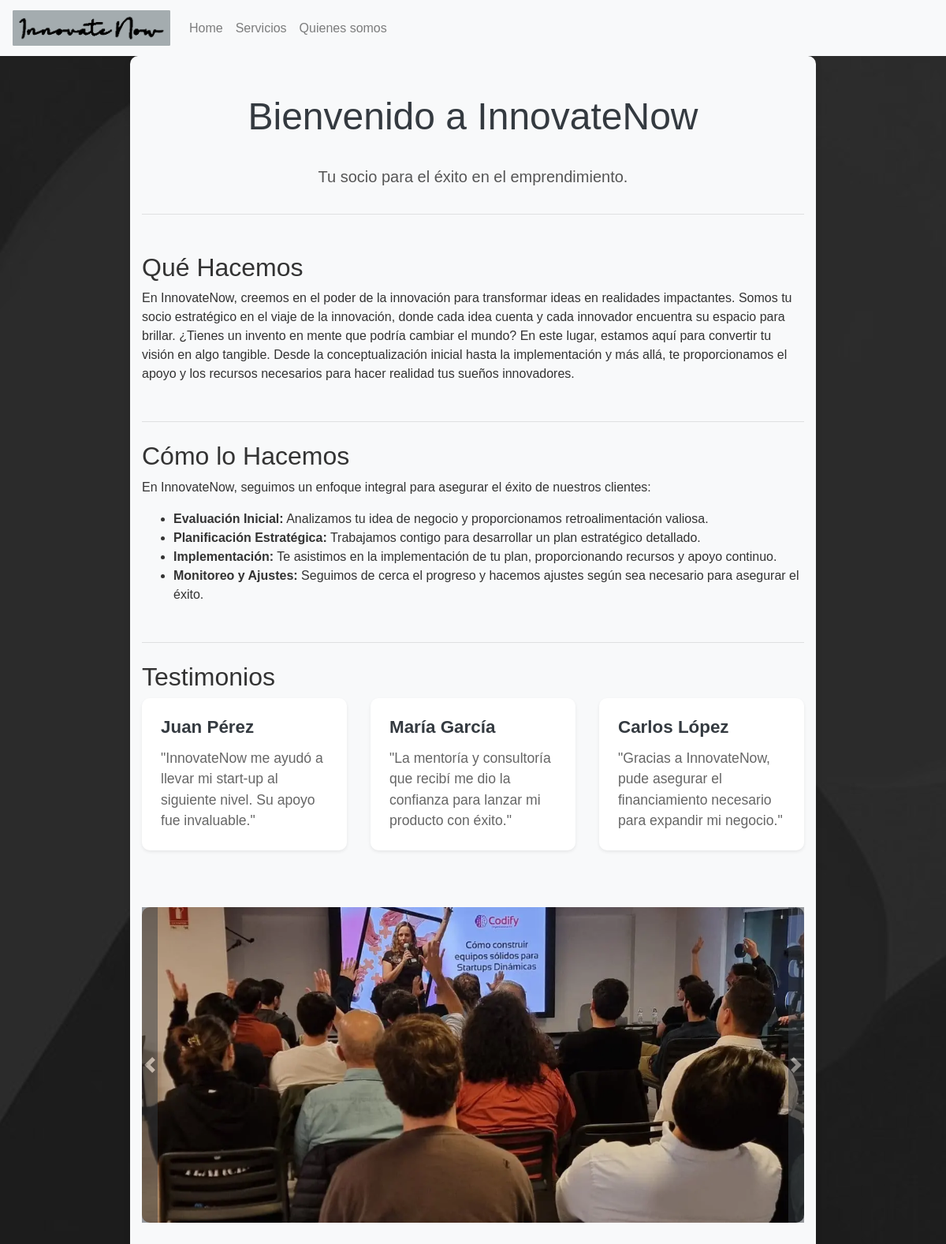
The page / on the database its author committed.
### core/models.py (models this page shows, shortened)
class NavbarItem(models.Model):
    name = models.CharField(max_length=100)
    url = models.CharField(max_length=100)

### core/views.py (the view)
# urls.py: path('', views.home, name='home'),
def home(request):
    navbar_items = NavbarItem.objects.all()
    return render(request, 'core/home.html', {'navbar_items': navbar_items})

### core/templates/core/home.html (shortened to what this page needs)
<!DOCTYPE html>
<html lang="es">
<head>
    <link rel="stylesheet" href="https://stackpath.bootstrapcdn.com/bootstrap/4.5.2/css/bootstrap.min.css">
    {% load static %}
    <link rel="stylesheet" href="{% static 'css/styles1.css' %}">
</head>
<body>
    <nav class="navbar navbar-expand-lg navbar-light bg-light">
        <a class="navbar-brand" href="{% url 'home' %}"><img src="{% static 'img/logo-InnovateNow.png' %}" alt="Logo_empresa" width="200px"></a>
        <div class="collapse navbar-collapse" id="navbarNav">
            <ul class="navbar-nav">
                {% for item in navbar_items %}
                <li class="nav-item">
                    <a class="nav-link" href="{{ item.url }}">{{ item.name }}</a>
                </li>
                {% endfor %}
            </ul>
        </div>
    </nav>
    <div class="container" style="font-family:'Gill Sans', 'Gill Sans MT', Calibri, 'Trebuchet MS', sans-serif">
<div class="jumbotron jumbotron-fluid">
    <div class="container">
        <h1 class="display-4">Bienvenido a InnovateNow</h1>
        <p class="lead">Tu socio para el éxito en el emprendimiento.</p>
        <hr class="my-4">
    </div>
    <div class="container my-5">
        <h2>Qué Hacemos</h2>
        <p>En InnovateNow, creemos en el poder de la innovación para transformar ideas en realidades impactantes. Somos tu socio estratégico en el viaje de la innovación, donde cada idea cuenta y cada innovador encuentra su espacio para brillar.
            ¿Tienes un invento en mente que podría cambiar el mundo? En este lugar, estamos aquí para convertir tu visión en algo tangible. Desde la conceptualización inicial hasta la implementación y más allá, te proporcionamos el apoyo y los recursos necesarios para hacer realidad tus sueños innovadores.</p>
    </div>
    <div class="container my-5">
        <hr class="my-4">
        <h2>Cómo lo Hacemos</h2>
        <p>En InnovateNow, seguimos un enfoque integral para asegurar el éxito de nuestros clientes:</p>
        <ul>
            <li><strong>Evaluación Inicial:</strong> Analizamos tu idea de negocio y proporcionamos retroalimentación valiosa.</li>
            <li><strong>Planificación Estratégica:</strong> Trabajamos contigo para desarrollar un plan estratégico detallado.</li>
            <li><strong>Implementación:</strong> Te asistimos en la implementación de tu plan, proporcionando recursos y apoyo continuo.</li>
            <li><strong>Monitoreo y Ajustes:</strong> Seguimos de cerca el progreso y hacemos ajustes según sea necesario para asegurar el éxito.</li>
        </ul>
    </div>
    <div class="container my-5">
        <hr class="my-4">
        <h2>Testimonios</h2>
        <div class="row">
            <div class="col-md-4">
                <div class="card mb-4 shadow-sm">
                    <div class="card-body">
                        <h5 class="card-title">Juan Pérez</h5>
                        <p class="card-text">"InnovateNow me ayudó a llevar mi start-up al siguiente nivel. Su apoyo fue invaluable."</p>
                    </div>
                </div>
            </div>
            <div class="col-md-4">
                <div class="card mb-4 shadow-sm">
                    <div class="card-body">
                        <h5 class="card-title">María García</h5>
                        <p class="card-text">"La mentoría y consultoría que recibí me dio la confianza para lanzar mi producto con éxito."</p>
                    </div>
                </div>
            </div>
            <div class="col-md-4">
                <div class="card mb-4 shadow-sm">
                    <div class="card-body">
                        <h5 class="card-title">Carlos López</h5>
                        <p class="card-text">"Gracias a InnovateNow, pude asegurar el financiamiento necesario para expandir mi negocio."</p>
                    </div>
                </div>
            </div>
        </div>
    </div>
    <div class="container my-5">
        <div id="carouselExampleSlidesOnly" class="carousel slide" data-ride="carousel">
            <div class="carousel-inner">
              <div class="carousel-item active">
                <img class="d-block w-100" src="{% static 'img/slide1.png' %}" alt="First slide">
              </div>
            </div>
            <a class="carousel-control-prev" href="#carouselExampleSlidesOnly" role="button" data-slide="prev">
              <span class="carousel-control-prev-icon" aria-hidden="true"></span>
            </a>
            <a class="carousel-control-next" href="#carouselExampleSlidesOnly" role="button" data-slide="next">
              <span class="carousel-control-next-icon" aria-hidden="true"></span>
            </a>
          </div>
    </div>
</div>
</div>
</body>
</html>

### core/static/css/styles1.css (style rules this page uses)
body { background-image: url('/static/img/fondo.png'); background-size: cover; background-position: center; color: #333; font-family: 'Arial', sans-serif; }
.jumbotron { background-color: #f8f9fa; padding-top: 3rem; padding-bottom: 3rem; border-radius: 10px; box-shadow: 0 4px 10px rgba(0, 0, 0, 0.1); }
.container { max-width: 900px; margin: auto; }
.display-4 { font-size: 3rem; color: #343a40; margin-bottom: 2rem; text-align: center; }
.lead { font-size: 1.25rem; color: #555; text-align: center; margin-bottom: 2rem; }
.container.my-5 { margin-top: 3rem; margin-bottom: 3rem; }
.card { background-color: #fff; border: none; border-radius: 10px; overflow: hidden; transition: transform 0.3s ease-out, box-shadow 0.3s ease-out; box-shadow: 2 4px 10px rgba(0, 0, 0); }
.card-body { padding: 1.5rem; }
.card-title { font-size: 1.4rem; font-weight: bold; margin-bottom: 0.75rem; color: #343a40; }
.card-text { font-size: 1.1rem; color: #666; }
.carousel-item img { border-radius: 10px; height: 400px; object-fit: cover; }
.carousel-control-prev, .carousel-control-next { width: auto; }
.bg-light { background-color: #f8f9fa !important; color: #555; }
.carousel-control-prev, .carousel-control-next { background-color: #343a40; border-color: #343a40; }

### rows shown on the page
NavbarItem: name "Home"
NavbarItem: name "Servicios"
NavbarItem: name "Quienes somos"
